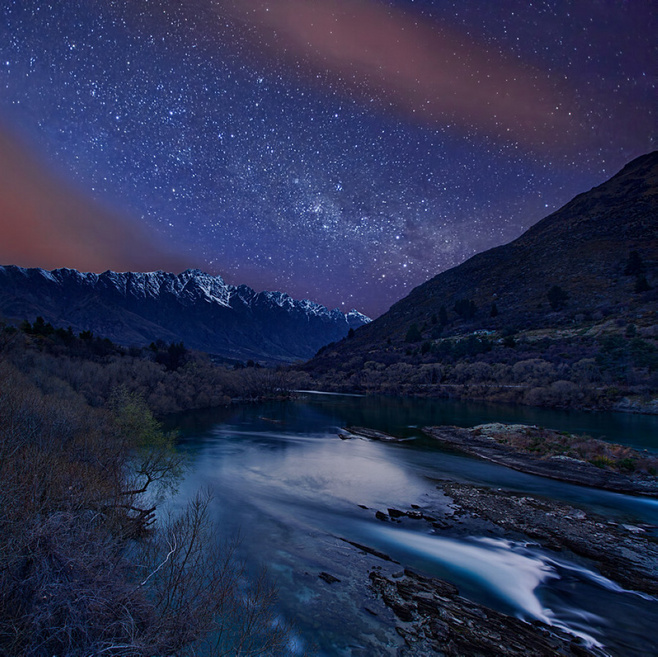
//> input picture practice-8/images/scene.jpg, 658 x 657 px
$ ./task_3   (built with g++ and OpenCV 4)
//> lines starting //> are read from the running program, lines starting //| are printed output that depends on the picture; after the words box and inside, x2 and y2 are one past the last pixel; in counts of white or black regions, pixels touching at a corner belong together
#include <opencv2/highgui.hpp>
#include <opencv2/imgproc.hpp>

int main(void)
{
    cv::Mat sceneImg, grayScene, equalImg;

    sceneImg = cv::imread("images/scene.jpg", 1);
//> sceneImg is the input picture: 657 rows x 658 cols, CV_8UC3; mean B, G, R 81.6, 48.7, 41.4
    cv::cvtColor(sceneImg, grayScene, cv::COLOR_BGR2GRAY);
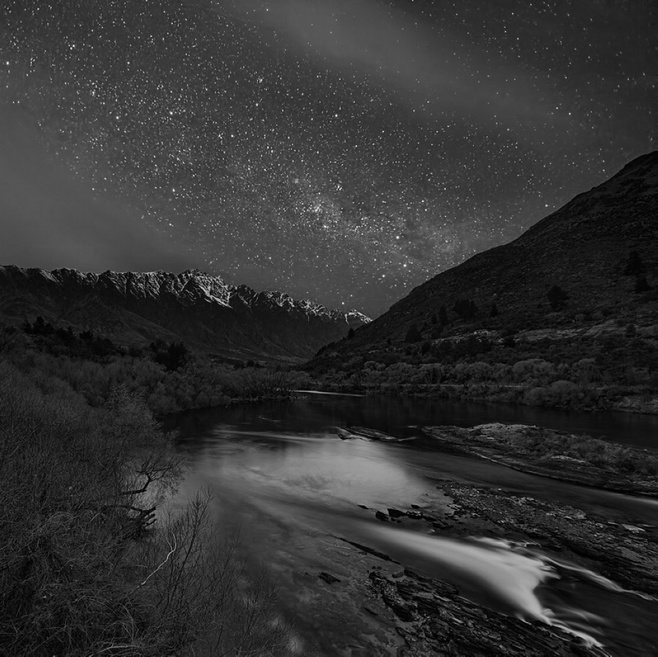
//> grayScene: 657 rows x 658 cols, CV_8UC1; min 0, max 252, mean 50.3
    cv::imshow("gray image", grayScene);

    /* 直方图均衡化 */
    // 通过拉伸像素强度分布来增强图像对比度
    cv::equalizeHist(grayScene, equalImg);
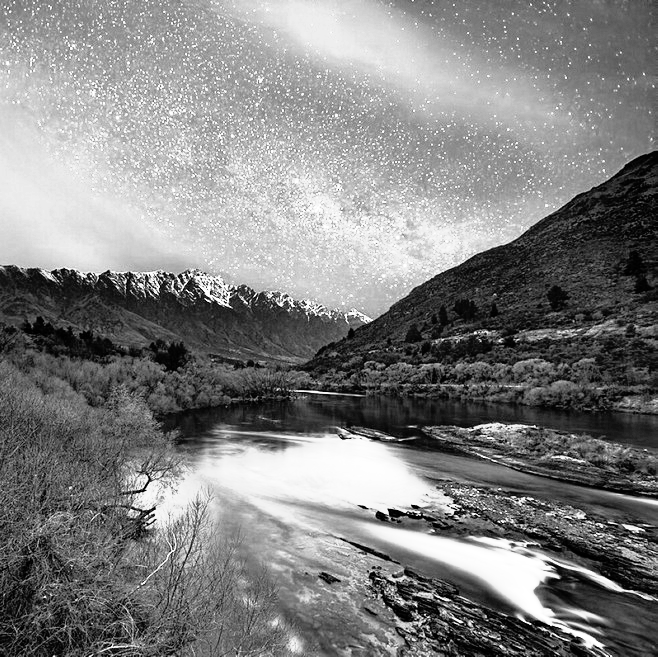
//> equalImg: 657 rows x 658 cols, CV_8UC1; min 0, max 255, mean 128.9
    cv::imshow("equalization", equalImg);


    /* 模板匹配 */
    cv::Mat templImg = cv::imread("images/template.jpg", 1);
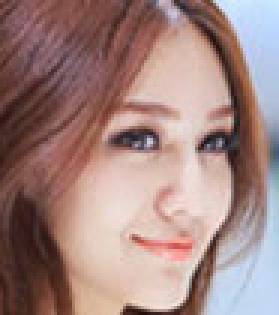
//> input picture practice-8/images/template.jpg, 93 x 105 px (shown 3 times larger)
//> templImg is the input picture: 105 rows x 93 cols, CV_8UC3; mean B, G, R 128.7, 132.7, 162
    cv::Mat srcImg = cv::imread("images/person.jpg", 1);
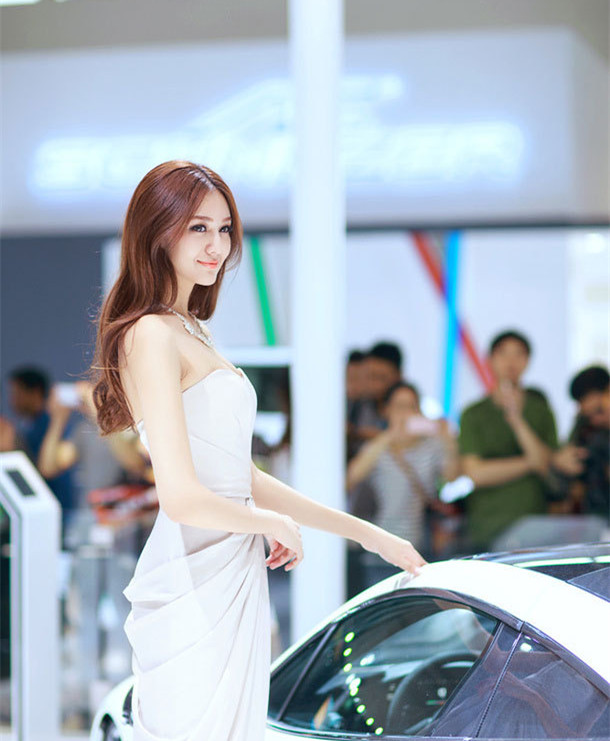
//> input picture practice-8/images/person.jpg, 610 x 741 px
//> srcImg is the input picture: 741 rows x 610 cols, CV_8UC3; mean B, G, R 186.5, 175.8, 165.4

    // 创建映射图像
    cv::Mat resImg;
    int resCols = srcImg.cols - templImg.cols + 1;
//> resCols = 518
    int resRows = srcImg.rows - templImg.rows + 1;
//> resRows = 637
    resImg.create(resCols, resRows, CV_32FC1);

    // 模板匹配及标准化
    cv::matchTemplate(srcImg, templImg, resImg, cv::TM_CCOEFF);
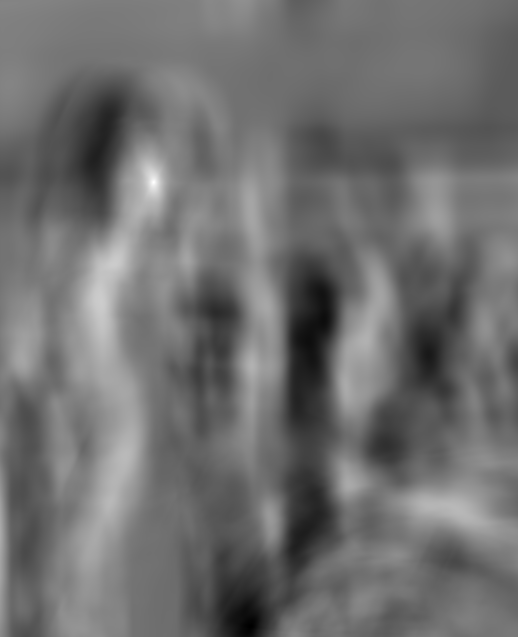
//> resImg: 637 rows x 518 cols, CV_32FC1; min -85728640, max 110042176, mean -83630.6; drawn with min black and max white
    cv::normalize(resImg, resImg, 0, 1, cv::NORM_MINMAX, -1);

    // 定位边界框的位置
    double minValue, maxValue;
    cv::Point minLoc, maxLoc;
	cv::Point matchLoc;
	cv::minMaxLoc(resImg, &minValue, &maxValue, &minLoc, &maxLoc, cv::Mat());
//> minValue = 0; maxValue = 1; minLoc = Point(250, 626); maxLoc = Point(153, 182)

	// 绘制边界框
    cv::rectangle(srcImg, maxLoc, cv::Point(maxLoc.x + templImg.cols, maxLoc.y + templImg.rows),cv::Scalar(0, 0, 255));
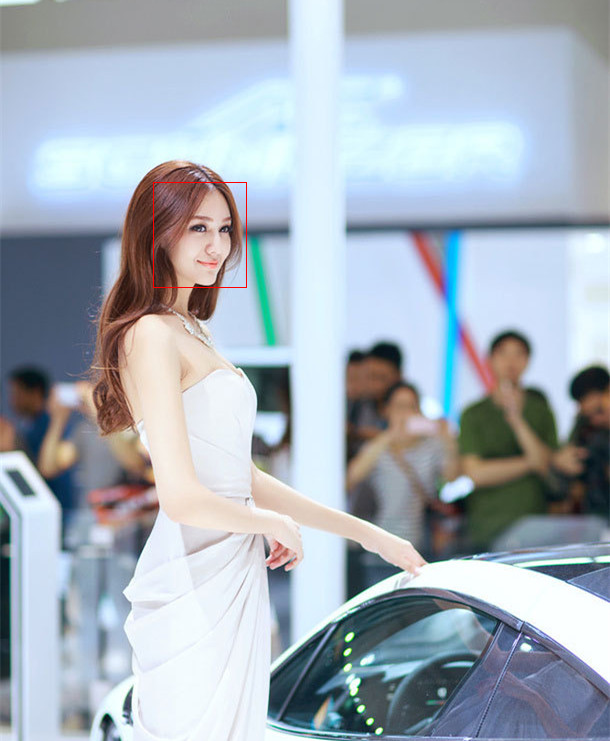
//> srcImg: 741 rows x 610 cols, CV_8UC3; 0.09% of pixels changed, all inside (x1, y1, x2, y2) = (153, 182, 247, 288)

    cv::imshow("result for detection", srcImg);

    cv::waitKey(0);

	return 0;
}
